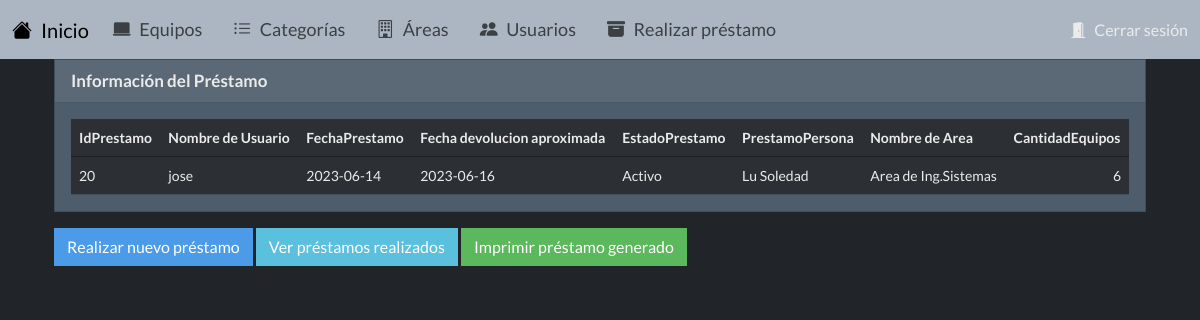
The page /secciones/reporte_prestamo.php on the database its author committed.
### tables this page shows
CREATE TABLE `prestamos` (
  `IdPrestamo` int(11) NOT NULL,
  `IdUser` int(11) DEFAULT NULL,
  `FechaPrestamo` date DEFAULT NULL,
  `FechaDevolucion` date DEFAULT NULL,
  `FechaFinalizar` date DEFAULT NULL,
  `EstadoPrestamo` tinyint(1) DEFAULT 0 COMMENT '1=Disponible, 0=No disponible',
  `Vigencia` tinyint(4) DEFAULT 1,
  `IdArea` int(11) DEFAULT NULL,
  `prestamoper` varchar(255) NOT NULL
);

CREATE TABLE `usuarios` (
  `IdUser` int(11) NOT NULL,
  `NombreUser` varchar(255) NOT NULL,
  `Password` varchar(255) NOT NULL,
  `Correo` varchar(255) NOT NULL
);

CREATE TABLE `areas` (
  `IdArea` int(11) NOT NULL,
  `NombreArea` varchar(255) NOT NULL,
  `Localizacion` varchar(255) NOT NULL
);

### secciones/reporte_prestamo.php (the view, shortened to what this page needs)
<?php
include('../templates/cabecera.php');
include('../secciones/prestamos.php');
$conexionBD = BD::crearInstancia();
$sqlLastId = "SELECT MAX(IdPrestamo) AS LastId FROM prestamos";
$resultLastId = $conexionBD->query($sqlLastId);
$lastId = $resultLastId->fetch(PDO::FETCH_ASSOC);
$IdPrestamo_deseado = $lastId['LastId'];
$sqlreporte = "SELECT p.IdPrestamo, u.NombreUser, p.FechaPrestamo, p.FechaDevolucion, p.EstadoPrestamo, p.prestamoper, a.NombreArea, COUNT(dp.IdPrestamo) AS CantidadEquipos
                FROM prestamos p
                JOIN detalleprestamos dp ON p.IdPrestamo = dp.IdPrestamo
                JOIN areas a ON p.IdArea = a.IdArea
                JOIN usuarios u ON p.IdUser=u.IdUser
                WHERE p.IdPrestamo = $IdPrestamo_deseado
                GROUP BY p.IdPrestamo";
$reporteprestamo = $conexionBD->query($sqlreporte);
$prestamo = $reporteprestamo->fetch(PDO::FETCH_ASSOC);
?>
<!DOCTYPE html>
<html lang="es">
<head>
  <link rel="stylesheet" href="https://cdn.jsdelivr.net/npm/bootstrap@5.3.0/dist/css/bootstrap.min.css">
  <link rel="stylesheet" href="../node_modules/sweetalert2/dist/sweetalert2.min.css">
  <link rel="stylesheet" href="../estilos/bootstrap.min.css">
</head>
<body>
  <div class="container">
    <div class="card">
        <div class="card-header">Información del Préstamo</div>
        <div class="card-body">
            <table class="table">
                <thead>
                    <tr>
                        <th>IdPrestamo</th>
                        <th>Nombre de Usuario</th>
                        <th>FechaPrestamo</th>
                        <th>Fecha devolucion aproximada</th>
                        <th>EstadoPrestamo</th>
                        <th>PrestamoPersona</th>
                        <th>Nombre de Area</th>
                        <th>CantidadEquipos</th>
                    </tr>
                </thead>
                <tbody>
                    <?php
                    if ($prestamo) {
                        echo "<tr>";
                        echo "<td>{$prestamo['IdPrestamo']}</td>";
                        echo "<td>{$prestamo['NombreUser']}</td>";
                        echo "<td>{$prestamo['FechaPrestamo']}</td>";
                        echo "<td>{$prestamo['FechaDevolucion']}</td>";
                        $estadoPrestamo = $prestamo['EstadoPrestamo'] == 1 ? 'Activo' : 'Terminado';
                        echo "<td>{$estadoPrestamo}</td>";
                        echo "<td>{$prestamo['prestamoper']}</td>";
                        echo "<td>{$prestamo['NombreArea']}</td>";
                        echo "<td>{$prestamo['CantidadEquipos']}</td>";
                        echo "</tr>";
                    } else {
                        echo "<tr><td colspan='9'>No se encontró información del préstamo</td></tr>";
                    }
                    ?>
                </tbody>
            </table>
        </div>
    </div>
    <div class="mt-3">
      <a href="vista_prestamos.php" class="btn btn-primary">Realizar nuevo préstamo</a>
      <a href="prestamos_realizados.php" class="btn btn-info">Ver préstamos realizados</a>
      <a href="../templates/imprimir_prestamo.php" class="btn btn-success">Imprimir préstamo generado</a>
    </div>
  </div>
</body>
</html>

### estilos/complementos.css (style rules this page uses)
.container { max-width: 1200px; margin: 0 auto; }
.card-header { font-size: 17px; font-weight: bold; margin-bottom: 15px; }
.card-body { font-size: 14px; }
.card-body table { width: 100%; margin-bottom: 0; }
.card-body table th, .card-body table td { padding: 8px; vertical-align: middle; }
.card-body table th { font-weight: bold; text-align: left; }
.card-body table td:last-child { text-align: right; }
body { background-color: #514e6c66; font-family: Arial, sans-serif; }

### rows shown on the page
prestamos: IdPrestamo "20", IdUser.NombreUser "jose", FechaPrestamo "2023-06-14", FechaDevolucion "2023-06-16", EstadoPrestamo "Activo", prestamoper "Lu Soledad", IdArea.NombreArea "Area de Ing.Sistemas"

### other values the page prints
$prestamo['CantidadEquipos'] "6"
